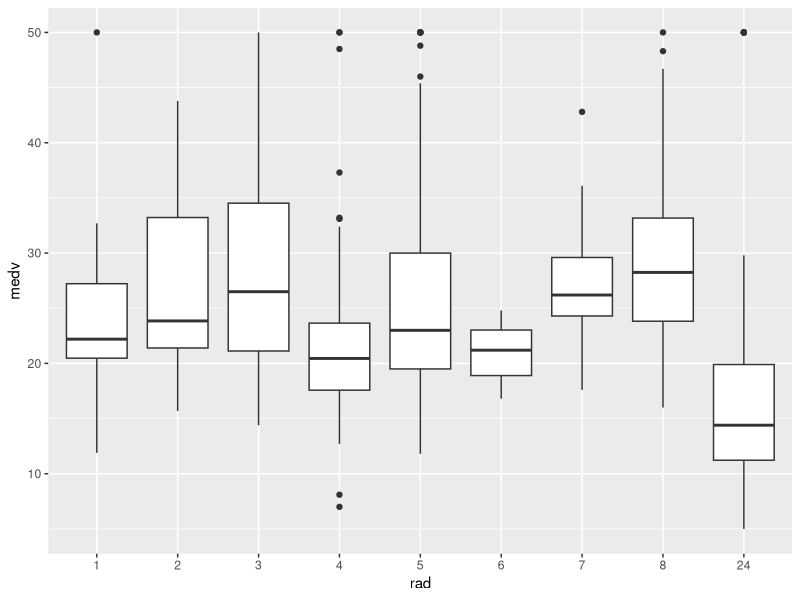
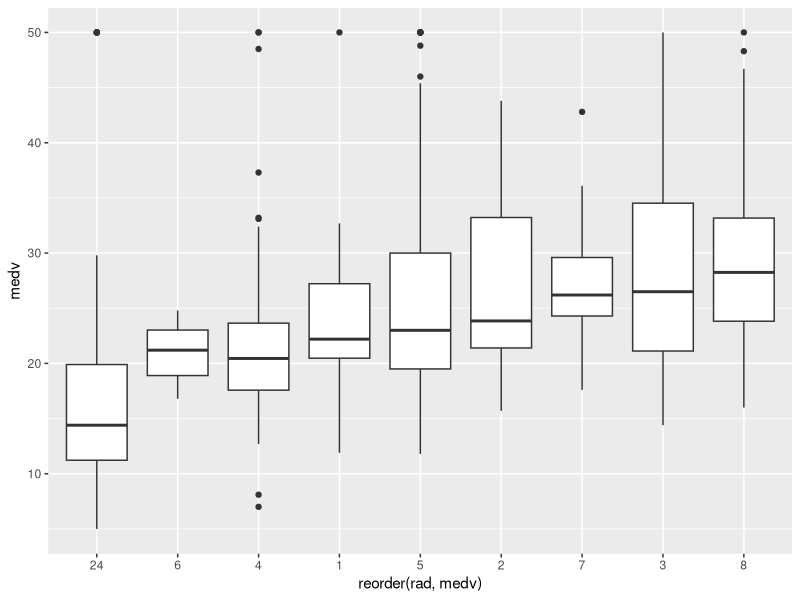
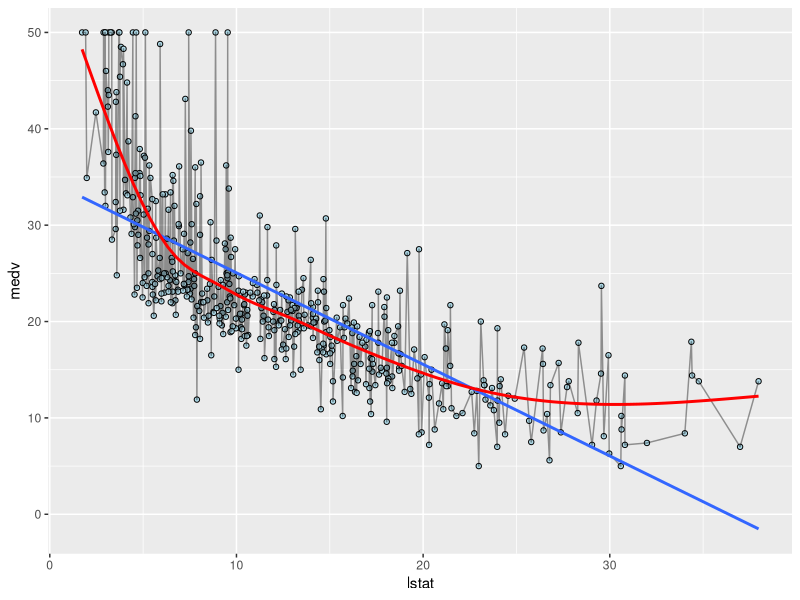
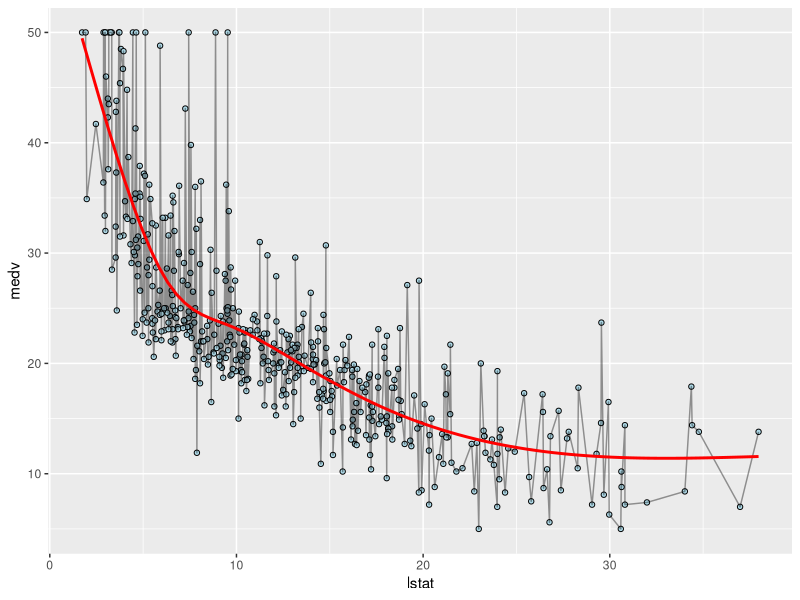
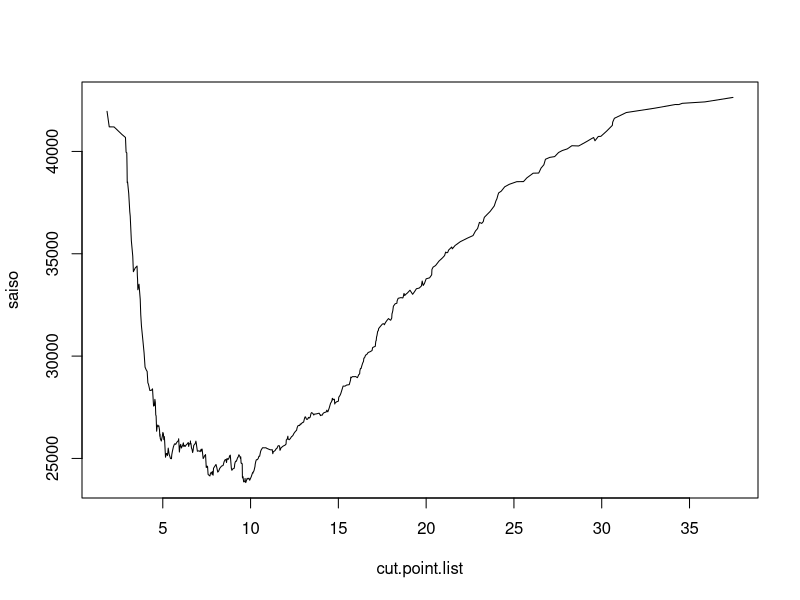

These figures' R source, in order: (Note: this script raises an error after producing the figures.)


library(MASS)
library(tidyverse)
library(splines)
library(gam)
View(Boston)

str(Boston)
attach(Boston)

reg1=lm(medv~rad)
summary(reg1)

Boston$rad=as.factor(Boston$rad)
reg2=lm(medv~rad)
summary(reg2)

#dùng plot để mô tả giá nhà 
Boston%>% ggplot(aes(rad, medv))+geom_boxplot()
# cho 6,4 vào 1 nhóm
# 1,5 vào 1 nhóm     7,3 vào 1 nhóm   

Boston%>% ggplot(aes(reorder(rad,medv), medv))+geom_boxplot() # nhóm cho mình 
# Với biến liên tục

# Với biến rời rạc
ggplot(Boston, aes(lstat, medv))+ 
  geom_point(shape=21, fill="lightblue")+
  geom_line(alpha=0.4)+
  geom_smooth(method="lm", se=FALSE)+
  geom_smooth(method="gam",se=FALSE, color="red")





# Khi xây dựng MH, có 2 sai số giảm thiểu được: Phương sai, độ chệch
# Sai số của MH= Var(f^)+(f-E(f^))^2 = Phương sai của MH ước lượng+^2 của sai lệch giữa
# giá trị actual và kì vọng của f^2


# Sự khác nhau giữa 3 đường:
# MH zich zac: 
# Xanh 
# Đỏ
#  Xây dựng MH:
# cách 1:tăng bậc: y=beta+betaX1+beta2^2+beta3X^3+...
# Cách 2: Splines: đa thứ từng phần: chia dữ liệu thành các phần, mỗi phần dùng
# một đa thức ( thường là hàm bậc 3)
# Nếu chia thành 2 phần: 2 đường mô tả cho từng phần dữ liệu:nhưng bị gãy => có 2 đa thức
# p(1): Beta01+...
# p(2): Beta02+....
# Thêm ràng buộc: Cho p1(c)=p2(c),p1'(c)=p2'(c), p1''(c)=p2''(c),.. ( giảm 3 tham số)
# Số tham sô cho cả 2 đa thức sẽ giảm
# Nếu chia data làm 3: 2 điểm cắt: 12 parameter, sẽ giảm đi 6
# Nếu có k điểm cắt:chia thành (k+1) phần, có 4(k+1) phần, số paremeter giảm đi: 3k
# sô parameter dùng : 4(k+1)-3k=k+4
# Khi x-> -vc, +vc thì hàm bậc 2,3 không phản ánh đúng
# => thêm 2 rb hàm bậc 1 khi x -> vc()(natural splines) ( mỗi rb giảm 2 tham số)
# => Tổng số tham số k+4-2-2=k

RMSE=function(y,y.hat)sqrt(mean((y-y.hat)^2))



cb.slines=lm(medv~bs(lstat,knots=median(lstat)), data=Boston )
y.pred=predict(cb.slines, Boston)
RMSE(Boston$medv,y.pred)

cb.slines=lm(medv~bs(lstat,knots=quantile(lstat, c(0.33,0.66))), data=Boston )
y.pred=predict(cb.slines, Boston)
RMSE(Boston$medv,y.pred)
# hàm bs()

cb.slines=lm(medv~ns(lstat,knots=quantile(lstat, c(0.2,0.4,0.6,0.8))), data=Boston )
y.pred=predict(cb.slines, Boston)
RMSE(Boston$medv,y.pred)
# Ham ns()

ggplot(Boston, aes(lstat, medv))+ 
  geom_point(shape=21, fill="lightblue")+
  geom_line(alpha=0.4)+
  geom_smooth(method="lm", formula = y~ns(x,knots=quantile(lstat, c(0.2,0.4,0.6,0.8))),
              se=FALSE, color="red")

# MH GAM
smooth.s=gam(medv~s(lstat, df=5.8)+
               s(rm, df=9.6), data=Boston)
y.pred=predict(smooth.s, Boston)
RMSE(Boston$medv, y.pred)
# bậc tự do df= số parameter-1, chọn đến n-1


# Tree-based model
RSS=function(y,y.hat){sum((y-y.hat)^2)}
cut.point=8
R1=filter(Boston, lstat<cut.point)
R2=filter(Boston, lstat>cut.point)
mu1=mean(R1$medv)
mu2=mean(R2$medv)

RSS(R1$medv,mu1)+ RSS(R2$medv,mu2)


RSS=function(y,y.hat){sum((y-y.hat)^2)}
lstat.range=sort(unique(Boston$lstat))
n=length(lstat.range)
cut.point.list=(lstat.range[1:(n-1)]+lstat.range[2:(n)])/2
saiso=rep(0,(n-1))
for(j in 1:(n-1)){
  cut.point=cut.point.list[j]
  R1=filter(Boston, lstat<cut.point)
  R2=filter(Boston, lstat>=cut.point)
  mu1=mean(R1$medv)
  mu2=mean(R2$medv)
  saiso[j]=RSS(R1$medv,mu1)+ RSS(R2$medv,mu2)
  
}

plot(cut.point.list, saiso, type="l")






cut.point=8
R1=filter(Boston, lstat<cut.point)
R2=filter(Boston, lstat>cut.point)
mu1=mean(R1$medv)
mu2=mean(R2$medv)

RSS(R1$medv,mu1)+ RSS(R2$medv,mu2)












Boston=mutate(rad.group=rad1)

rad1=Boston$rad
rad1[Boston$rad==24]<-"G1"
rad1[Boston$rad %in% c(6,4)]<-"G2"
rad1[Boston$rad %in% c(1,5,2)]<-"G3"
rad1[Boston$rad %in% c(7,3,8)]<-"G4"
 reg3=lm(medv~rad, data=Boston )
 summary(reg3)
 
# MH giá nhà phụ thuộc medv
 
 Boston%>% ggplot(aes(lstat, medv))+
   geom_point(shape=21, fill="lightblue")+
 theme_minimal()
 
 
Boston%>% ggplot(aes(lstat, medv))+
  geom_point(shape=21, fill="lightblue")+
  geom_smooth(method="lm",formula=y~x, se=FALSE, limestyle=2, color="red")
  theme_minimal()
 
  
  
  
library(caret)
K=5
index=createFolds(Boston$medv,k=K)

cv.error=rep(0,K) # vector luu sai so

for(i in 1:K){
  test.index=index[[i]]
  test=Boston[test.index,] # dữ liệu kiểm tra MH( test)
  train=Boston[-test.index,] # data huấn luyện mh( train)
  lm1=lm(medv~lstat, data=train) # xây dựng mh ( hồi quy theo lstat)
  medv.pred= predict(lm1,test) # dự đoán trên data test
  cv.error[i]= RMSE(medv.pred, test$medv)  # sai số trên data test
}

mean(cv.error)

for(i in 1:K){
  test.index=index[[i]]
  test=Boston[test.index,] # dữ liệu kiểm tra MH( test)
  train=Boston[-test.index,] # data huấn luyện mh( train)
  lm1=lm(medv~., data=train) # xây dựng mh ( hồi quy theo tất cả các biến)
  medv.pred= predict(lm1,test) # dự đoán trên data test
  cv.error[i]= RMSE(medv.pred, test$medv)  # sai số trên data test
}

mean(cv.error)
# sai số là 6148
str(index)

# phương pháp thêm biến
 # P số biến của data
# Bước 1: lựa chọn MH 1 biến tốt nhất ( chạy P mh)
# B2: lựa chọn MH có 2 biến tốt nhất: có C2 P biến ( chạy P-1 mh)
#B3: chọn MH có 3 biến best( phải có 2 biến ở B2)
# ....
# MH có p biến best

# So sánh giữa các best với nhau

# Phương pháp ngược lại: Backward
#B1: MH có p biến có best
# B2: MH có p-1 biến có best ( bỏ đi 1 trong p biến)
#...
# MH có 1 biến best


  
  
  
  
  
  
  
